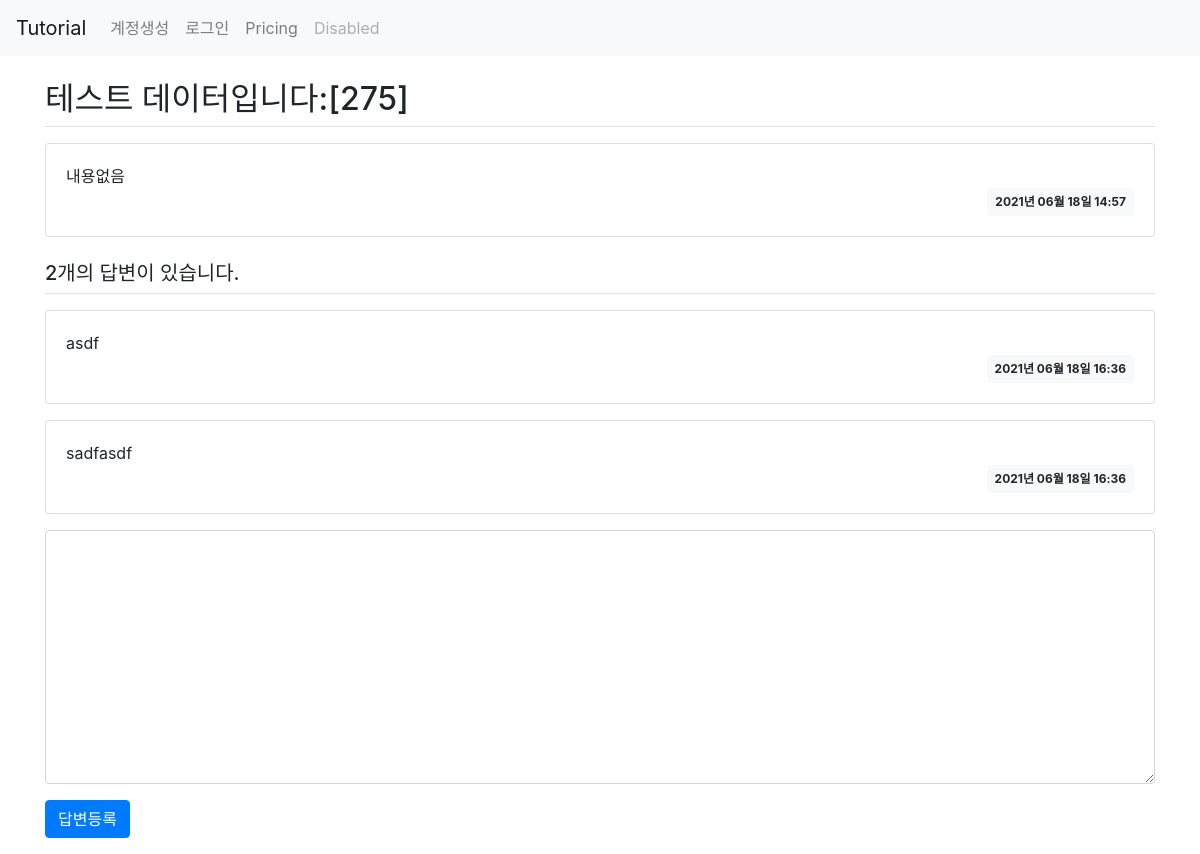
/question/detail/281, run on the app's committed database.
### app/models.py (models this page shows, shortened)
class Question(db.Model):
    id = db.Column(db.Integer, primary_key=True)
    subject = db.Column(db.String(200), nullable=False)
    content = db.Column(db.Text(), nullable=False)
    create_date = db.Column(db.DateTime(), nullable=False)

class Answer(db.Model):
    id = db.Column(db.Integer, primary_key=True)
    content = db.Column(db.Text(), nullable=False)
    create_date = db.Column(db.DateTime(), nullable=False)
    question_id = db.Column(db.Integer, db.ForeignKey('question.id', ondelete='CASCADE'))
    question = db.relationship('Question', backref=db.backref('answer_set', cascade='all, delete-orphan', order_by='Answer.create_date.desc()'))

### app/views/question_views.py (the view)
@bp.route('detail/<int:question_id>')
def detail(question_id):
    form = AnswerForm()
    question = Question.query.get_or_404(question_id)
    answer_list = question.answer_set
    for answer in answer_list:
        print(answer.create_date)
    return render_template('question/question_detail.html', question=question, form=form)

### app/forms.py
class AnswerForm(FlaskForm):
    content = TextAreaField('내용', validators=[DataRequired('내용은 필수입력 항목입니다.')])

### app/filter.py (called while the page is built)
def format_datetime(value, fmt='%Y년 %m월 %d일 %H:%M'):
    return value.strftime(fmt)

### app/templates/question/question_detail.html (shortened to what this page needs)
{% extends 'base.html' %}
{% block content %}
<div class="container my-3">
    <h2 class="border-bottom py-2">{{ question.subject }}</h2>
    <div class="card my-3">
        <div class="card-body">
            <div class="card-text" style="white-space: pre-line;">{{ question.content }}</div>
            <div class="d-flex justify-content-end">
                <div class="badge badge-light p-2">
                    {{ question.create_date|datetime }}
                </div>
            </div>
        </div>
    </div>
    <h5 class="border-bottom my-3 py-2">{{ question.answer_set|length }}개의 답변이 있습니다.</h5>
    {% for answer in question.answer_set %}
    <div class="card my-3">
        <div class="card-body">
            <div class="card-text" style="white-space: pre-line;">{{ answer.content }}</div>
            <div class="d-flex justify-content-end">
                <div class="badge badge-light p-2">
                    {{ answer.create_date|datetime }}
                </div>
            </div>
        </div>
    </div>
    {% endfor %}
    <form action="{{ url_for('answer.create', question_id=question.id) }}" method="post" class="my-3">
        <div class="form-group">
            <textarea name="content" id="content" class="form-control" rows="10"></textarea>
        </div>
        <input type="submit" value="답변등록" class="btn btn-primary">
    </form>
</div>
{% endblock content %}

### data on the page
Question: subject "테스트 데이터입니다:[275]", content "내용없음", create_date "2021년 06월 18일 14:57"
Answer: content "asdf", create_date "2021년 06월 18일 16:36"
Answer: content "sadfasdf", create_date "2021년 06월 18일 16:36"

### other printed values
{{ question.answer_set|length }} "2"
